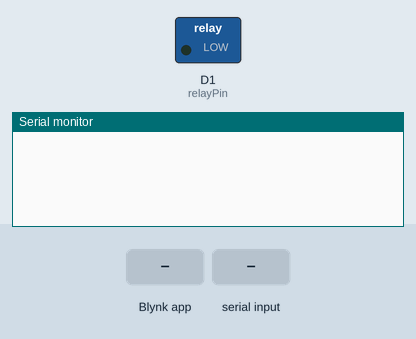
This sketch was run on a simulated ESP8266 (NodeMCU). Parts: switched loads named in the sketch (green lamp = pin HIGH), the last lines printed to the serial monitor. Inputs (shaded band) come from the test bench. WiFi joins after 1.5 s; servers stay silent unless stated.

Above: at 3.0 s.
3.1 s: Blynk app writes 1 to V2
At 4.3 s:
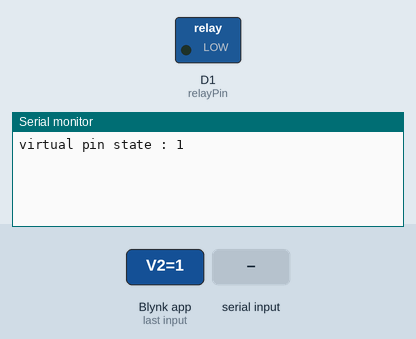
4.6 s: "90,45\n" received over the second serial link
At 5.4 s:
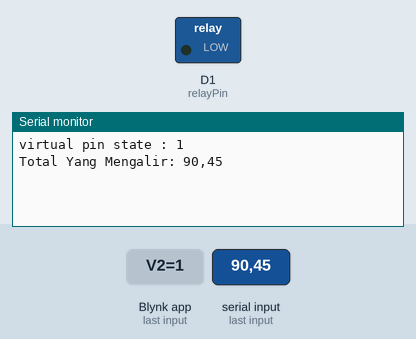
6.1 s: "5\n" received over the second serial link
At 6.6 s:
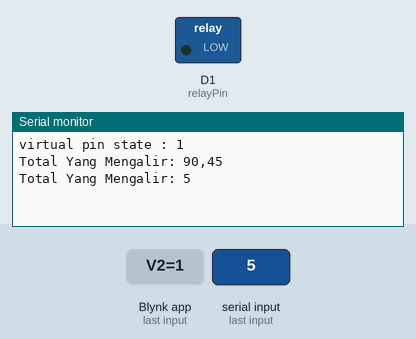
7.6 s: "1,90,45\n" received over the second serial link
At 8.9 s:
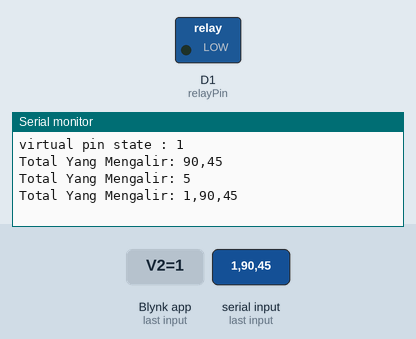

Measured:
- after the input at 3.1 s, the serial monitor: prints a new line at once (image 1)
- after the input at 4.6 s, the serial monitor: prints a new line at once (image 2)
- after the input at 6.1 s, the serial monitor: prints a new line at once (image 3)
- after the input at 7.6 s, the serial monitor: prints a new line at once (image 4)

The sketch:

nodemcu.ino
```cpp
// (licence header left out)
/* Comment this out to disable prints and save space */
#define BLYNK_PRINT Serial

/* Fill in information from Blynk Device Info here */
#define BLYNK_TEMPLATE_ID "TMPL6D_iQaX4b"
#define BLYNK_TEMPLATE_NAME "IoT Keakuratan Debit Air"
#define BLYNK_AUTH_TOKEN "Bo2uU0rfqnQU259Nl4iqx5PNPpu0_Mx2"

#include <ESP8266WiFi.h>
#include <BlynkSimpleEsp8266.h>

#include <SoftwareSerial.h>
SoftwareSerial myserial(D1, D2); // RX TX

const int relayPin = 5; // Pin yang terhubung ke relay

// Your WiFi credentials.
// Set password to "" for open networks.
char ssid[] = "CYBORG_IT";
char pass[] = "12341234";

void setup()
{
  // Debug console
  Serial.begin(9600);
  myserial.begin(9600);
  Blynk.begin(BLYNK_AUTH_TOKEN, ssid, pass);

  pinMode(relayPin, OUTPUT);
}

void totalAir() {
  String data = myserial.readStringUntil('\n'); // Read data from Arduino until newline character
  Serial.print("Total Yang Mengalir: ");
  Serial.println(data);

  //  Kirim data total yang mengalir ke pin virtual V1 di aplikasi Blynk
  Blynk.virtualWrite(V1, data.toInt()); // Mengubah data menjadi integer sebelum dikirim ke Blynk
}

void kecepatanAir() {
//  String data = myserial.readStringUntil('\n'); // Read data from Arduino until newline character
//  Serial.print("Kecepatan air Mengalir: ");
//  Serial.println(data);

  if (myserial.available() > 0) {
    String data = myserial.readStringUntil('\n');
    Serial.print("data myserial : ");
    Serial.println(data);
    // Kirim data kecepatan air yang mengalir ke pin virtual V3 di aplikasi Blynk
    Blynk.virtualWrite(V0, data.toInt());
    //    Serial.print("Terkirim : ");
    //    Serial.println(data);
  }
}


void loop() {
  if (myserial.available() > 0) {
    totalAir();
    kecepatanAir();
  }
  Blynk.run();
}


// Fungsi untuk mengontrol relay berdasarkan data yang diterima dari pin virtual V2 di aplikasi Blynk
BLYNK_WRITE(V2) {
  int stateButton = param.asInt(); // Baca nilai dari pin virtual V2
  Serial.print("virtual pin state : ");
  Serial.println(stateButton);
  myserial.print("state|");
  myserial.print(stateButton);

  // Sesuaikan pengontrolan relay sesuai  dengan nilai yang diterima
  //  if (relayState == 0) {
  //    digitalWrite(relayPin, HIGH); // Matikan relay
  //    Serial.println("Relay dimatikan");
  //  } else {
  //    digitalWrite(relayPin, LOW); // Nyalakan relay
  //    Serial.println("Relay dinyalakan");
  //  }
}
```
